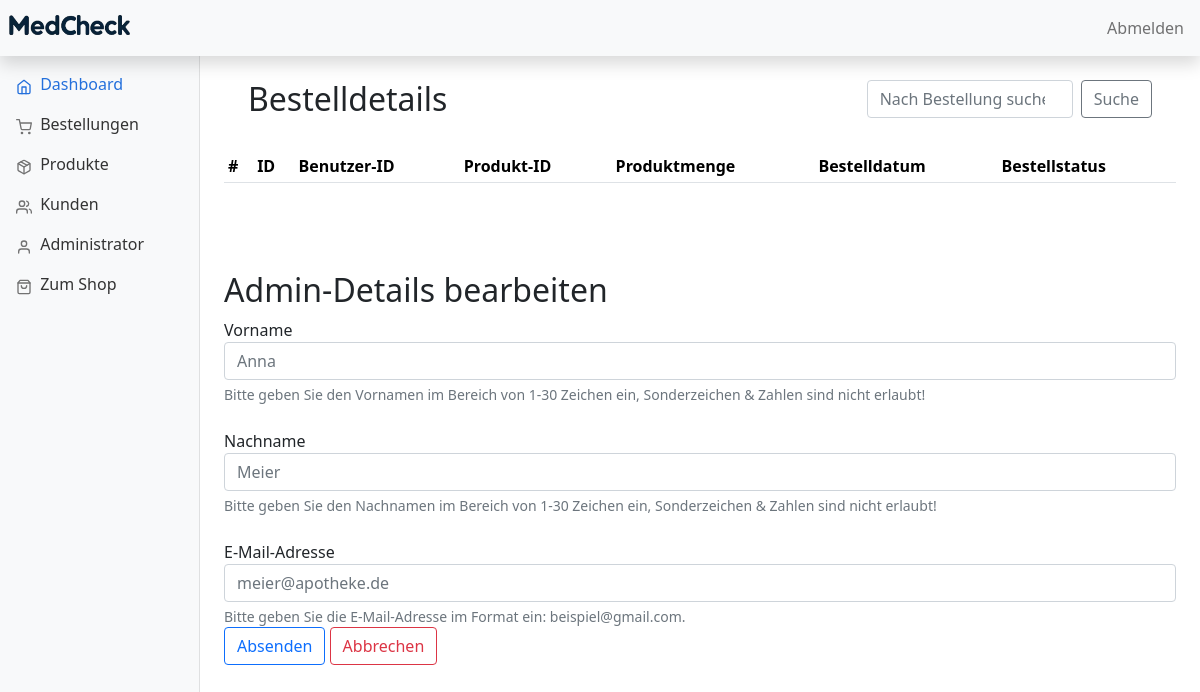
Screenshot of /admin/orders.php?edit=1 (signed in) with the database file from the repository.
### tables this page shows
CREATE TABLE `verwaltung` (
  `verwaltung_id` int(3) NOT NULL AUTO_INCREMENT,
  `email` varchar(50) NOT NULL,
  `vorname` varchar(20) NOT NULL,
  `nachname` varchar(20) NOT NULL,
  `passwort` varchar(50) NOT NULL,
  `name` text NOT NULL,
  `adresse` text NOT NULL,
  `link` text NOT NULL,
  PRIMARY KEY (`verwaltung_id`)
);

### admin/includes/functions.php (called while the page is built, shortened)
<?php
$connection = mysqli_connect("localhost", "root", "", "MedCheck");
function query($query) {
    global $connection;
    $run = mysqli_query($connection, $query);
    $data = [];
    if ($run) {
        while ($row = $run->fetch_assoc()) {
            $data[] = $row;
        }
        return $data;
    } else {
        return 0;
    }
}
function get_admin($id)
{
    $query = "SELECT verwaltung_id, vorname, nachname, email FROM verwaltung WHERE verwaltung_id=$id";
    $data = query($query);
    return $data;
}

### admin/orders.php (the view, shortened to what this page needs)
<?php
include "includes/head.php";
?>
<body>
    <?php
    include "includes/header.php"
    ?>
    <?php
    include "includes/sidebar.php";
    ?>
    <main class="col-md-9 ms-sm-auto col-lg-10 px-md-4">
        <div class="container">
            <div class="row align-items-start">
                <div class="col">
                    <br>
                    <h2>Bestelldetails</h2>
                    <br>
                </div>
                <div class="col">
                    <br>
                    <form class="d-flex" method="GET" action="orders.php">
                        <input class="form-control me-2 col" type="search" name="search_order_id" placeholder="Nach Bestellung suchen (ID)" aria-label="Search">
                        <button class="btn btn-outline-secondary" type="submit" name="search_order" value="search">Suche</button>
                    </form>
                    <br>
                </div>
            </div>
        </div>
        <div class="table-responsive">
            <table class="table table-striped table-sm">
                <thead>
                    <tr>
                        <th scope="col">#</th>
                        <th scope="col">ID</th>
                        <th scope="col">Benutzer-ID</th>
                        <th scope="col">Produkt-ID</th>
                        <th scope="col">Produktmenge</th>
                        <th scope="col">Bestelldatum</th>
                        <th scope="col">Bestellstatus</th>
                </thead>
            </table>
        </div>
        <br><br>
        <?php
        if (isset($_GET['edit'])) {
            $data = get_admin($_SESSION['admin_id']);
        ?>
            <br>
            <h2>Admin-Details bearbeiten</h2>
            <form action="admin.php" method="POST">
                <div class="form-group">
                    <label>Vorname</label>
                    <input pattern="[A-Za-z_]{1,15}" type="text" class="form-control" placeholder="<?php echo $data[0]['vorname'] ?>" name="vorname">
                    <div class="form-text">Bitte geben Sie den Vornamen im Bereich von 1-30 Zeichen ein, Sonderzeichen & Zahlen sind nicht erlaubt!</div>
                </div>
                <br>
                <div class="form-group">
                    <label for="validationTooltip01">Nachname</label>
                    <input pattern="[A-Za-z_]{1,15}" id="validationTooltip01" type="text" class="form-control" placeholder="<?php echo $data[0]['nachname'] ?>" name="nachname">
                    <div class="form-text">Bitte geben Sie den Nachnamen im Bereich von 1-30 Zeichen ein, Sonderzeichen & Zahlen sind nicht erlaubt!</div>
                </div>
                <br>
                <div class="form-group">
                    <label for="exampleInputEmail1">E-Mail-Adresse</label>
                    <input type="email" class="form-control" id="exampleInputEmail1" aria-describedby="emailHelp" placeholder="<?php echo $data[0]['email'] ?>" name="email">
                    <div class="form-text">Bitte geben Sie die E-Mail-Adresse im Format ein: beispiel@gmail.com.</div>
                </div>
                <button type="submit" class="btn btn-outline-primary" value="update" name="admin_update">Absenden</button>
                <button type=" submit" class="btn btn-outline-danger" value="cancel" name="admin_cancel">Abbrechen</button>
                <br> <br>
            </form>
        <?php
        }
        ?>
    </main>
</body>

### admin/dashboard.css (style rules this page uses)
body { font-size: 0.875rem; }

### rows the page displays
verwaltung: vorname "Anna", nachname "Meier", email "meier@apotheke.de"
